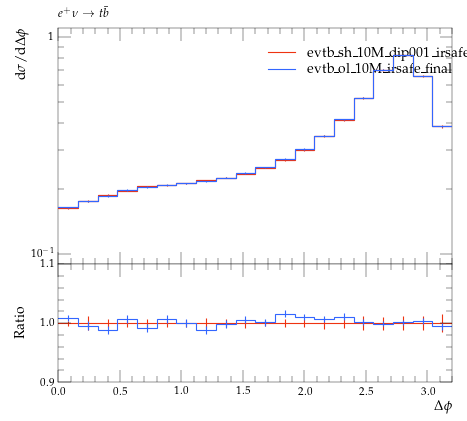

Write the Python code that produced this figure.
#! /usr/bin/env python

# This Python script was auto-generated using YODA v2.0.0.
# Analysis object: /evtb/cutEg_tjg_dphi
# Timestamp: 16-04-2024 (14:02:27)

import matplotlib as mpl
import matplotlib.pyplot as plt
mpl.use('Agg') # comment out for interactive use
import os
import numpy as np

plotDir = os.path.split(os.path.realpath(__file__))[0]
if 'YODA_USER_PLOT_PATH' in globals():
    plot_outdir = globals()['YODA_USER_PLOT_PATH']
else:
    plot_outdir = plotDir

#plot style
plt.style.use(os.path.join(plotDir, '../default.mplstyle'))
# plot metadata
figW, figH = plt.rcParams['figure.figsize']
ax_xLabel = r'$\Delta\phi$'
ax_yLabel = r'$\mathrm{d}\sigma / \mathrm{d} \Delta\phi$ '
ax_title  = r'$e^+ \nu \to t \bar b$'
ax_xScale = 'linear'
ax_yScale = 'log'
xLims = (0.0, 3.2)
yLims = (0.09000000000000001, 1.1)

# TeX-friendly labels for the legend
labels = [ r"evtb\_sh\_10M\_dip001\_irsafe\_final", r"evtb\_ol\_10M\_irsafe\_final" ]

# Create figure and axis objects
fig, (ax, ratio0_ax) = plt.subplots(2, 1, sharex=True,
                  figsize=(figW,figH), gridspec_kw={'height_ratios': (2, 1)})
ratio0_ax.yaxis.set_major_locator(mpl.ticker.MultipleLocator(0.1))
ratio0_ax.set_ylim(0.9, 1.1)
ratio0_ax.set_ylabel('Ratio')

# LineColor map: curve index -> color
linecolors = {0: '#EE3311', 1: '#3366FF'}
# the numerical data is stored in a separate file
dataf = dict()
prefix = os.path.split(__file__)[0]
if prefix:    prefix = prefix + '/'
exec(open(prefix+'cutEg_tjg_dphi__data.py').read(), dataf)


legend_handles = [] # keep track of handles for the legend

# style options for curves
# starts at zorder>=5 to draw curve on top of legend
styles = {
  'curve0': {
    'color' : linecolors[0],
    'linestyle' : '-',
    'marker' : 'o',
    'zorder' : 5,
    'histstyle' : True,
  },
  'curve1': {
    'color' : linecolors[1],
    'linestyle' : '-',
    'marker' : 'o',
    'zorder' : 6,
    'histstyle' : True,
  },
}
# curve from input yoda files in main panel
for label in dataf['yvals'].keys():
    if all(np.isnan(v) for v in dataf['yvals'][label]):
        continue
    tmp = None
    if styles[label]['histstyle']: # draw as histogram
        tmp, = ax.plot(dataf['xedges'], dataf['yedges'][label],
                       color=styles[label]['color'],
                       linestyle=styles[label]['linestyle'],
                       drawstyle='steps-pre', solid_joinstyle='miter',
                       zorder=styles[label]['zorder'], label=label)
        ax.errorbar(dataf['xpoints'], dataf['yvals'][label], color=styles[label]['color'],
                    xerr=dataf['xerrs'], yerr=[dataf['ydowns'][label], dataf['yups'][label]],
                    linestyle='none', zorder=styles[label]['zorder'])
    else: # draw as scatter
        tmp = ax.errorbar(dataf['xpoints'], dataf['yvals'][label],
                          xerr=dataf['xerrs'],
                          yerr=[ dataf['ydowns'][label],
                          dataf['yups'][label] ],
                          fmt=styles[label]['marker'],
                          ecolor=styles[label]['color'],
                          color=styles[label]['color'], zorder=2)
        tmp[-1][0].set_linestyle(styles[label]['linestyle'])
    legend_handles += [tmp]
    for varLabel in dataf['variation_yvals'].keys():
        if varLabel.startswith(label):
            tmp, = ax.plot(dataf['xedges'], dataf['variation_yvals'][varLabel],
                           color=styles[label]['color'],
                           linestyle=styles[label]['linestyle'],
                           drawstyle='steps-pre', solid_joinstyle='miter',
                           zorder=styles[label]['zorder'], alpha=0.5)


# plots on ratio panel
# curve from input yoda files in ratio panel
for label, yvals in dataf['ratio0_yvals'].items():
    if all(np.isnan(v) for v in yvals):
        continue
    if styles[label]['histstyle']: # plot as histogram
        ratio0_ax.plot(dataf['xedges'], yvals,
                       color=styles[label]['color'],
                       linestyle=styles[label]['linestyle'],
                       drawstyle='steps-pre', zorder=1,
                       solid_joinstyle='miter')
        ratio0_ax.vlines(dataf['xpoints'],
                         dataf['ratio0_ymin'][label],
                         dataf['ratio0_ymax'][label],
                         color=styles[label]['color'], zorder=1)
    else: # plot as scatter
        tmp = ratio0_ax.errorbar(dataf['xpoints'],
                                 yvals, xerr=dataf['xerrs'],
                                 yerr=dataf['ratio0_yerrs'][label],
                                 fmt=styles[label]['marker'],
                                 ecolor=styles[label]['color'],
                                 color=styles[label]['color'])
        tmp[-1][0].set_linestyle(styles[label]['linestyle'])

    for varlabel in dataf['ratio0_variation_vals'].keys():
        if varlabel.startswith(label):
            ratio0_ax.plot(dataf['xedges'],
                            dataf['ratio0_variation_vals'][varlabel],
                            color=styles[label]['color'],
                            linestyle=styles[label]['linestyle'],
                            drawstyle='steps-pre', solid_joinstyle='miter',
                            zorder=1, alpha=0.5)

legend_pos = (0.5, 0.97)
ax.legend(legend_handles, labels, loc='upper left', bbox_to_anchor=legend_pos)

# set plot metadata as defined above
ratio0_ax.set_xlabel(ax_xLabel)
ratio0_ax.xaxis.set_label_coords(1., -.15)
ax.set_ylabel(ax_yLabel, loc='top')
ax.set_title(ax_title, loc='left')
ax.set_xscale(ax_xScale)
ax.set_yscale(ax_yScale)
ax.set_xlim(xLims)
ax.set_ylim(yLims)

# tick formatting
plt.rcParams['xtick.top'] = True
plt.rcParams['ytick.right'] = True
ax.yaxis.set_major_locator(mpl.ticker.LogLocator(base=10.0, numticks=np.inf))
ax.yaxis.set_minor_locator(mpl.ticker.LogLocator(
                           base=10.0, subs=np.arange(0.1, 1, 0.1), numticks=np.inf))
fig.align_ylabels((ax, ratio0_ax))
plt.savefig(os.path.join(plot_outdir, 'cutEg_tjg_dphi.pdf'), format='PDF')
plt.savefig(os.path.join(plot_outdir, 'cutEg_tjg_dphi.png'), format='PNG')

plt.close(fig)
